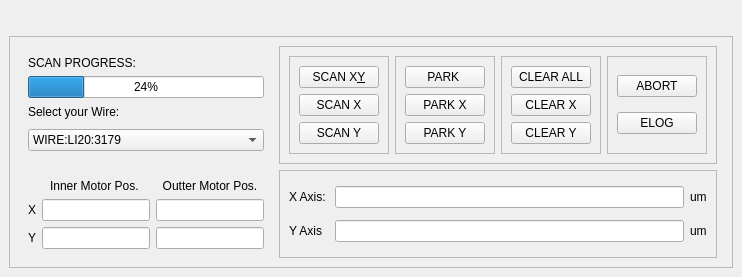
     <widget class="QWidget" name="SingleWire">
      <attribute name="title">
       <string>Single Wire </string>
      </attribute>
      <layout class="QVBoxLayout" name="singleWirePageLayout">
       <property name="spacing">
        <number>9</number>
       </property>
       <property name="leftMargin">
        <number>9</number>
       </property>
       <property name="topMargin">
        <number>9</number>
       </property>
       <property name="rightMargin">
        <number>9</number>
       </property>
       <property name="bottomMargin">
        <number>9</number>
       </property>
       <item>
        <widget class="QFrame" name="Plotframe">
         <property name="styleSheet">
          <string notr="true">QFrame {
    border: none;
    border-radius: 8px;
}</string>
         </property>
         <property name="frameShape">
          <enum>QFrame::StyledPanel</enum>
         </property>
         <property name="frameShadow">
          <enum>QFrame::Raised</enum>
         </property>
         <layout class="QVBoxLayout" name="singleWirePlotLayout">
          <property name="spacing">
           <number>9</number>
          </property>
          <property name="leftMargin">
           <number>9</number>
          </property>
          <property name="topMargin">
           <number>9</number>
          </property>
          <property name="rightMargin">
           <number>9</number>
          </property>
          <property name="bottomMargin">
           <number>9</number>
          </property>
          <item>
           <layout class="QHBoxLayout" name="singleWirePlotRow">
            <property name="spacing">
             <number>9</number>
            </property>
            <property name="leftMargin">
             <number>0</number>
            </property>
            <property name="topMargin">
             <number>0</number>
            </property>
            <property name="rightMargin">
             <number>0</number>
            </property>
            <property name="bottomMargin">
             <number>0</number>
            </property>
            <item>
             <widget class="QFrame" name="SingleWirePlot_X">
              <property name="styleSheet">
               <string notr="true">QFrame {
    border: none;
    border-radius: 8px;
}</string>
              </property>
              <property name="frameShape">
               <enum>QFrame::StyledPanel</enum>
              </property>
              <property name="frameShadow">
               <enum>QFrame::Raised</enum>
              </property>
             </widget>
            </item>
           </layout>
          </item>
         </layout>
        </widget>
       </item>
       <item>
        <widget class="QFrame" name="frame_3">
         <property name="minimumSize">
          <size>
           <width>0</width>
           <height>220</height>
          </size>
         </property>
         <property name="maximumSize">
          <size>
           <width>16777215</width>
           <height>300</height>
          </size>
         </property>
         <property name="frameShape">
          <enum>QFrame::StyledPanel</enum>
         </property>
         <property name="frameShadow">
          <enum>QFrame::Raised</enum>
         </property>
         <layout class="QGridLayout" name="gridLayout_5">
          <item row="2" column="1">
           <widget class="QFrame" name="frame">
            <property name="frameShape">
             <enum>QFrame::StyledPanel</enum>
            </property>
            <property name="frameShadow">
             <enum>QFrame::Raised</enum>
            </property>
            <layout class="QGridLayout" name="gridLayout_4">
             <item row="2" column="0">
              <widget class="QLabel" name="Y_label_size">
               <property name="text">
                <string>Y Axis </string>
               </property>
              </widget>
             </item>
             <item row="1" column="0">
              <widget class="QLabel" name="X_label_size">
               <property name="text">
                <string>X Axis: </string>
               </property>
              </widget>
             </item>
             <item row="1" column="2">
              <widget class="QLabel" name="xunit">
               <property name="text">
                <string>um</string>
               </property>
              </widget>
             </item>
             <item row="1" column="1">
              <widget class="QLineEdit" name="X_Size"/>
             </item>
             <item row="2" column="2">
              <widget class="QLabel" name="yunit">
               <property name="text">
                <string>um</string>
               </property>
              </widget>
             </item>
             <item row="2" column="1">
              <widget class="QLineEdit" name="Y_Size"/>
             </item>
            </layout>
           </widget>
          </item>
          <item row="2" column="0">
           <widget class="QFrame" name="MotorFrame">
            <property name="styleSheet">
             <string notr="true">QFrame {
    border: none;
    border-radius: 8px;
}</string>
            </property>
            <property name="frameShape">
             <enum>QFrame::StyledPanel</enum>
            </property>
            <property name="frameShadow">
             <enum>QFrame::Raised</enum>
            </property>
            <layout class="QGridLayout" name="gridLayout_3">
             <item row="1" column="1">
              <widget class="QLineEdit" name="InnerposX"/>
             </item>
             <item row="1" column="2">
              <widget class="QLineEdit" name="OutterposX"/>
             </item>
             <item row="1" column="0">
              <widget class="QLabel" name="X_label">
               <property name="text">
                <string>X</string>
               </property>
              </widget>
             </item>
             <item row="2" column="1">
              <widget class="QLineEdit" name="InnerposY"/>
             </item>
             <item row="2" column="2">
              <widget class="QLineEdit" name="OutterposY"/>
             </item>
             <item row="2" column="0">
              <widget class="QLabel" name="Y_label">
               <property name="text">
                <string>Y</string>
               </property>
              </widget>
             </item>
             <item row="0" column="2">
              <widget class="QLabel" name="Outter_Label">
               <property name="styleSheet">
                <string notr="true">QFrame#frame_7 {
    min-width: 400px;
    min-height: 300px;

    border: none;
}</string>
               </property>
               <property name="text">
                <string>Outter Motor Pos.</string>
               </property>
               <property name="alignment">
                <set>Qt::AlignCenter</set>
               </property>
              </widget>
             </item>
             <item row="0" column="1">
              <widget class="QLabel" name="Inner_Label">
               <property name="text">
                <string>Inner Motor Pos. </string>
               </property>
               <property name="alignment">
                <set>Qt::AlignCenter</set>
               </property>
              </widget>
             </item>
            </layout>
           </widget>
          </item>
          <item row="0" column="2" rowspan="3">
           <widget class="QFrame" name="ButtonsFrame">
            <property name="frameShape">
             <enum>QFrame::StyledPanel</enum>
            </property>
            <property name="frameShadow">
             <enum>QFrame::Raised</enum>
            </property>
            <widget class="QPushButton" name="ElogPush">
             <property name="geometry">
              <rect>
               <x>12</x>
               <y>2</y>
               <width>91</width>
               <height>141</height>
              </rect>
             </property>
             <property name="minimumSize">
              <size>
               <width>91</width>
               <height>36</height>
              </size>
             </property>
             <property name="font">
              <font>
               <fontweight>DemiBold</fontweight>
              </font>
             </property>
             <property name="styleSheet">
              <string notr="true">QPushButton#l2XElogPush,
QPushButton#l2XAbortPush {
    min-width: 250px;
    max-width: 280px;
    min-height: 500px;
    max-height: 600px;
}
</string>
             </property>
             <property name="text">
              <string>ELOG -&gt;</string>
             </property>
            </widget>
            <widget class="QPushButton" name="AbortPush">
             <property name="geometry">
              <rect>
               <x>12</x>
               <y>152</y>
               <width>91</width>
               <height>121</height>
              </rect>
             </property>
             <property name="minimumSize">
              <size>
               <width>91</width>
               <height>36</height>
              </size>
             </property>
             <property name="maximumSize">
              <size>
               <width>91</width>
               <height>16777215</height>
              </size>
             </property>
             <property name="font">
              <font>
               <fontweight>DemiBold</fontweight>
              </font>
             </property>
             <property name="styleSheet">
              <string notr="true">QFrame {
    border: none;
    border-radius: 8px;
minimumSize height = 100
maximumSize height = 100
}</string>
             </property>
             <property name="text">
              <string>Abort</string>
             </property>
            </widget>
           </widget>
          </item>
          <item row="0" column="1" rowspan="2">
           <widget class="QFrame" name="ScanFrame">
            <property name="frameShape">
             <enum>QFrame::StyledPanel</enum>
            </property>
            <property name="frameShadow">
             <enum>QFrame::Raised</enum>
            </property>
            <layout class="QHBoxLayout" name="horizontalLayout_2">
             <item>
              <widget class="QFrame" name="frame_4">
               <property name="frameShape">
                <enum>QFrame::StyledPanel</enum>
               </property>
               <property name="frameShadow">
                <enum>QFrame::Raised</enum>
               </property>
               <layout class="QVBoxLayout" name="verticalLayout">
                <item>
                 <widget class="QPushButton" name="ScanXYpush">
                  <property name="font">
                   <font>
                    <fontweight>DemiBold</fontweight>
                   </font>
                  </property>
                  <property name="text">
                   <string>SCAN X&amp;Y</string>
                  </property>
                  <property name="iconSize">
                   <size>
                    <width>16</width>
                    <height>25</height>
                   </size>
                  </property>
                 </widget>
                </item>
                <item>
                 <widget class="QPushButton" name="ScanXpush">
                  <property name="font">
                   <font>
                    <fontweight>DemiBold</fontweight>
                   </font>
                  </property>
                  <property name="text">
                   <string>SCAN X</string>
                  </property>
                  <property name="iconSize">
                   <size>
                    <width>16</width>
                    <height>25</height>
                   </size>
                  </property>
                 </widget>
                </item>
                <item>
                 <widget class="QPushButton" name="ScanYpush">
                  <property name="font">
                   <font>
                    <fontweight>DemiBold</fontweight>
                   </font>
                  </property>
                  <property name="text">
                   <string>SCAN Y</string>
                  </property>
                  <property name="iconSize">
                   <size>
                    <width>16</width>
                    <height>25</height>
                   </size>
                  </property>
                 </widget>
                </item>
               </layout>
              </widget>
             </item>
             <item>
              <widget class="QFrame" name="frame_5">
               <property name="frameShape">
                <enum>QFrame::StyledPanel</enum>
               </property>
               <property name="frameShadow">
                <enum>QFrame::Raised</enum>
               </property>
               <layout class="QVBoxLayout" name="verticalLayout_2">
                <item>
                 <widget class="QPushButton" name="ParkPush">
                  <property name="font">
                   <font>
                    <fontweight>DemiBold</fontweight>
                   </font>
                  </property>
                  <property name="text">
                   <string>PARK </string>
                  </property>
                 </widget>
                </item>
                <item>
                 <widget class="QPushButton" name="ParkXpush">
                  <property name="font">
                   <font>
                    <fontweight>DemiBold</fontweight>
                   </font>
                  </property>
                  <property name="text">
                   <string>PARK X</string>
                  </property>
                 </widget>
                </item>
                <item>
                 <widget class="QPushButton" name="ParkYpush">
                  <property name="font">
                   <font>
                    <fontweight>DemiBold</fontweight>
                   </font>
                  </property>
                  <property name="text">
                   <string>PARK Y</string>
                  </property>
                 </widget>
                </item>
               </layout>
              </widget>
             </item>
             <item>
              <widget class="QFrame" name="frame_8">
               <property name="frameShape">
                <enum>QFrame::StyledPanel</enum>
               </property>
               <property name="frameShadow">
                <enum>QFrame::Raised</enum>
               </property>
               <layout class="QVBoxLayout" name="verticalLayout_9">
                <item>
                 <widget class="QPushButton" name="ClearAll">
                  <property name="text">
                   <string>CLEAR ALL</string>
                  </property>
                 </widget>
                </item>
                <item>
                 <widget class="QPushButton" name="ClearX">
                  <property name="text">
                   <string>CLEAR X</string>
                  </property>
                 </widget>
                </item>
                <item>
                 <widget class="QPushButton" name="ClearY">
                  <property name="text">
                   <string>CLEAR Y</string>
                  </property>
                 </widget>
                </item>
               </layout>
              </widget>
             </item>
             <item>
              <widget class="QFrame" name="frame_9">
               <property name="frameShape">
                <enum>QFrame::StyledPanel</enum>
               </property>
               <property name="frameShadow">
                <enum>QFrame::Raised</enum>
               </property>
               <layout class="QVBoxLayout" name="verticalLayout_10">
                <item>
                 <widget class="QPushButton" name="AbortPush_2">
                  <property name="text">
                   <string>ABORT</string>
                  </property>
                 </widget>
                </item>
                <item>
                 <widget class="QPushButton" name="ELOG">
                  <property name="text">
                   <string>ELOG</string>
                  </property>
                 </widget>
                </item>
               </layout>
              </widget>
             </item>
            </layout>
           </widget>
          </item>
          <item row="0" column="0" rowspan="2">
           <widget class="QFrame" name="WireSelectFrame">
            <property name="styleSheet">
             <string notr="true">QFrame {
    border: none;
    border-radius: 8px;
}</string>
            </property>
            <property name="frameShape">
             <enum>QFrame::StyledPanel</enum>
            </property>
            <property name="frameShadow">
             <enum>QFrame::Raised</enum>
            </property>
            <layout class="QGridLayout" name="gridLayout">
             <item row="3" column="0" rowspan="2">
              <widget class="QComboBox" name="WireDropdown">
               <item>
                <property name="text">
                 <string>WIRE:LI20:3179</string>
                </property>
               </item>
              </widget>
             </item>
             <item row="1" column="0">
              <widget class="QProgressBar" name="progressBar_1">
               <property name="value">
                <number>24</number>
               </property>
              </widget>
             </item>
             <item row="2" column="0">
              <widget class="QLabel" name="label_4">
               <property name="text">
                <string>Select your Wire: </string>
               </property>
              </widget>
             </item>
             <item row="0" column="0">
              <widget class="QLabel" name="label_3">
               <property name="text">
                <string>SCAN PROGRESS:</string>
               </property>
              </widget>
             </item>
            </layout>
           </widget>
          </item>
         </layout>
        </widget>
       </item>
      </layout>
     </widget>
